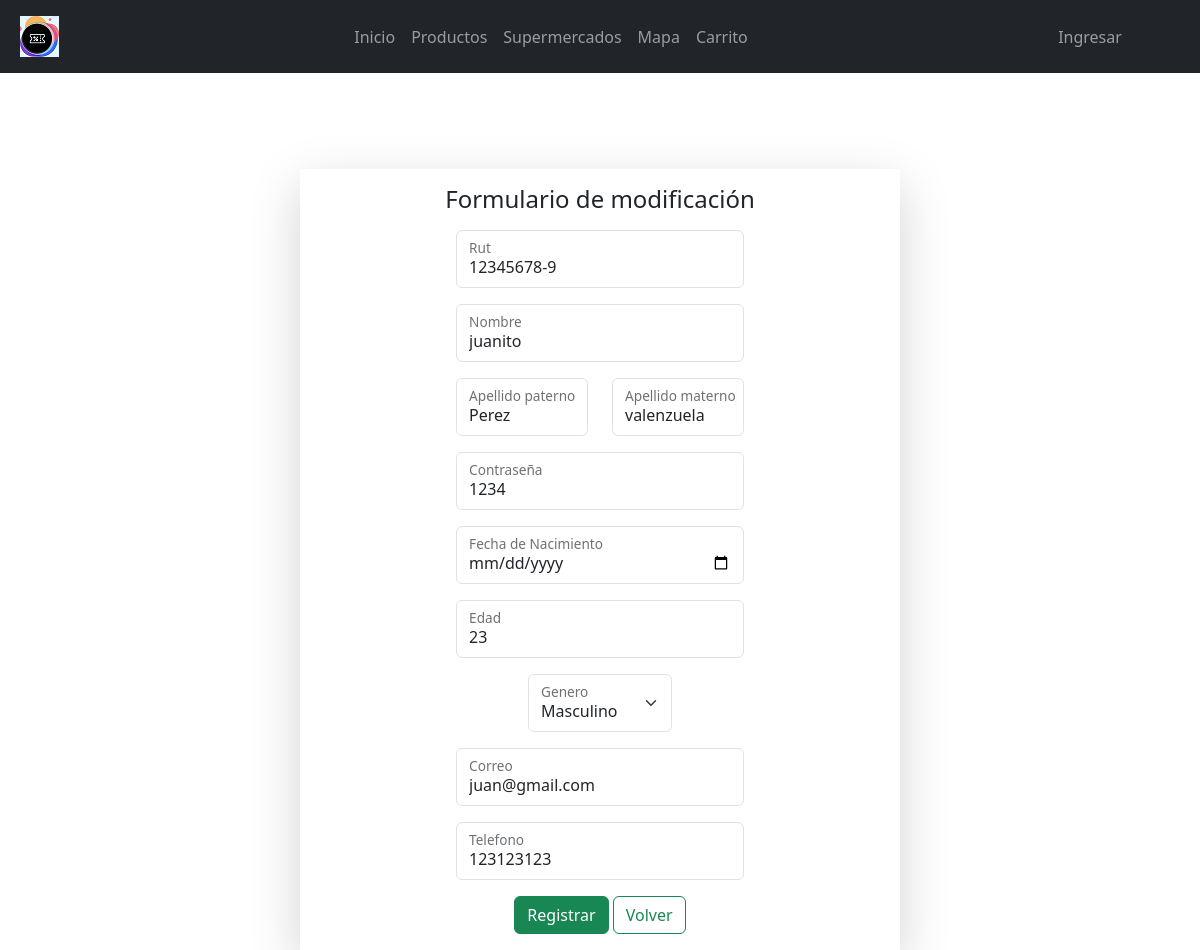
Screenshot of /user_find/12345678-9 with the database file from the repository.
### landing/models.py (models this page shows, shortened)
class Usuario(models.Model):
    rut = models.CharField(primary_key=True, max_length=10)
    nombre = models.CharField(max_length=30)
    appaterno = models.CharField(max_length=30)
    apmaterno = models.CharField(max_length=30)
    clave = models.CharField(max_length=30)
    fecnac = models.DateField(blank=False, null=False)
    edad = models.IntegerField()
    genero = models.ForeignKey('Genero', on_delete=models.CASCADE, db_column='idGenero')
    correo = models.EmailField(unique=True, max_length=100, blank=True, null=True)
    telefono = models.IntegerField()

### landing/views.py (the view, shortened to what this page needs)
# urls.py: path('user_find/<str:pk>', views.user_find, name='user_find'),
def user_find(request,pk):
    if pk != "":
        usuario = Usuario.objects.get(rut=pk)
        generos = Genero.objects.all()
        context = {
            "usuario": usuario,
            "generos": generos,
        }
        return render(request, 'pages/user_update.html', context)

### landing/templates/pages/user_update.html (shortened to what this page needs)
<!DOCTYPE html>
<html lang="en">
<head>
    <link href="https://cdn.jsdelivr.net/npm/bootstrap@5.3.3/dist/css/bootstrap.min.css"
    rel="stylesheet"
>
    {% load static %}
</head>
<body>
    {% include 'base/header.html' %}
    <main>
        <div class="container-fluid">
            <div class="row">
                <form action="{% url 'user_update' %}" method="POST" id="formulario" class="col-6 text-center mx-auto shadow-lg mt-5">
                    <div class="my-3">
                        <h4>Formulario de modificación</h4>
                    </div>
                    <div class="form-floating w-50 mx-auto mb-3">
                        <input type="text" value={{usuario.rut}} class="form-control" id="rut" name="rut" placeholder="Ingrese su rut"
                            required>
                        <label for="rut">Rut</label>
                    </div>
                    <div class="form-floating w-50 mx-auto mb-3">
                        <input type="text" value={{usuario.nombre}} class="form-control" id="nombre" name="nombre" placeholder="Nombre"
                            required>
                        <label for="nombre">Nombre</label>
                    </div>
                    <div class="row mx-auto">
                        <div class="col mb-3">
                            <div class="form-floating w-50 ms-auto">
                                <input type="text" value={{usuario.appaterno}} class="form-control" id="appaterno" name="appaterno"
                                    placeholder="Apellido paterno" required>
                                <label for="appaterno">Apellido paterno</label>
                            </div>
                        </div>
                        <div class="col mb-3">
                            <div class="form-floating w-50">
                                <input type="text" value={{usuario.apmaterno}} class="form-control" id="apmaterno" name="apmaterno"
                                    placeholder="Apellido materno" required>
                                <label for="apmaterno">Apellido materno</label>
                            </div>
                        </div>
                    </div>
                    <div class="form-floating w-50 mx-auto mb-3">
                      <input type="text" value={{usuario.clave}} class="form-control" id="clave" name="clave" placeholder="Contraseña"
                          required>
                      <label for="clave">Contraseña</label>
                    </div>
                    <div class="form-floating w-50 mx-auto mb-3">
                        <input type="date" value={{usuario.fecnac}} class="form-control" id="fechanac" name="fechanac"
                            placeholder="Fecha de Nacimiento" required>
                        <label for="fechanac">Fecha de Nacimiento</label>
                    </div>
                    <div class="form-floating w-50 mx-auto mb-3">
                        <input type="number" value={{usuario.edad}} class="form-control" id="edad" name="edad" placeholder="Edad" required>
                        <label for="edad">Edad</label>
                    </div>
                    <div class="form-floating mb-3 w-25 mx-auto">
                        <select class="form-select" name="genero" id="genero">
                            {% for tmp in generos %}
                                {% if tmp.genero == usuario.id_genero.genero%}
                                <option value="{{tmp.id_genero}}" selected>{{tmp.genero}}</option>
                                {% else %}
                                <option value="{{tmp.id_genero}}">{{tmp.genero}}</option>
                                {% endif %}
                            {% endfor %}
                        </select>
                        <label for="genero" class="form-label">Genero</label>
                    </div>
                    <div class="form-floating w-50 mx-auto mb-3">
                        <input type="email" value={{usuario.correo}} class="form-control" id="correo" name="correo" placeholder="Correo" required>
                        <label for="correo">Correo</label>
                    </div>
                    <div class="form-floating w-50 mx-auto mb-3">
                        <input type="number" value={{usuario.telefono}} class="form-control" id="telefono" name="telefono" placeholder="Telefono"
                            required>
                        <label for="telefono">Telefono</label>
                    </div>
                    <div class="w-50 mx-auto mb-3">
                        <button type="submit" id="btn-registrar" class="btn btn-success">Registrar</button>
                        <a href=" {% url 'crud' %}">
                            <button type="button" id="btn-limpiar" class="btn btn-outline-success">Volver</button>
                        </a>
                    </div>
                </form>
            </div>
        </div>
      </main>
</body>
</html>

### rows the page displays
Usuario: rut "12345678-9", nombre "juanito", appaterno "Perez", apmaterno "valenzuela", clave "1234", edad "23", correo "juan@gmail.com", telefono "123123123"

### other values shown
form field genero "Masculino"
